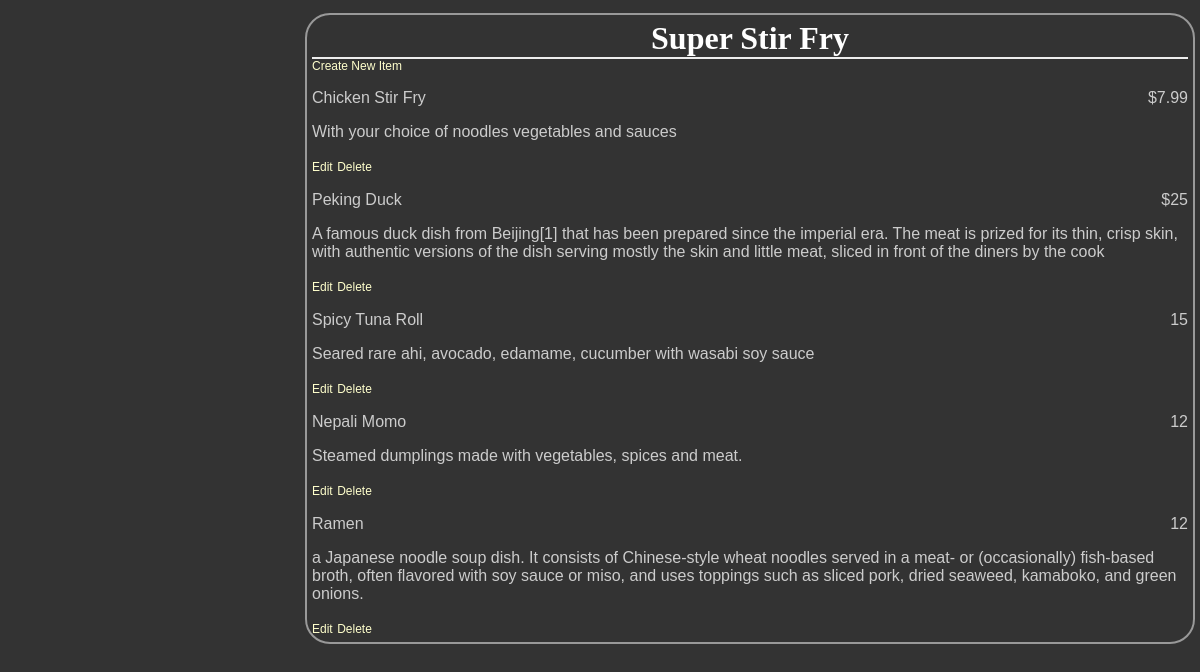
Page /restaurants/2/menu on the committed database.
### database_setup.py (models this page shows)
class Restaurant(Base):
    __tablename__ = 'restaurant'
    id = Column(
        Integer,
        primary_key = True
    )
    name = Column(
        String(80),
        nullable = False
    )

class MenuItem(Base):
    __tablename__ = 'menu_item'
    id = Column(
        Integer,
        primary_key = True
    )
    name = Column(
        String(80),
        nullable = False
    )
    course = Column(String(250))
    description = Column(String(250))
    price = Column(String(8))
    restaurant_id = Column(
        Integer,
        ForeignKey('restaurant.id')
    )
    restaurant = relationship(Restaurant)

### project.py (the view)
@app.route('/restaurants/<int:restaurant_id>/menu')
def restaurantMenu(restaurant_id):
    restaurant = session.query(Restaurant).filter_by(id=restaurant_id).one()
    items = session.query(MenuItem).filter_by(restaurant_id=restaurant_id)
    return render_template(
        'menu.html', restaurant=restaurant, items=items)

### templates/menu.html (shortened to what this page needs)
<html>
	<head>
		<link rel=stylesheet type=text/css href="{{ url_for('static', filename='styles.css') }}">
	</head>
	<body>
		<div class = 'pane'>
			<div class = 'header'>
				<h1>{{ restaurant.name }}</h1>
			</div>
			<a href = '{{url_for('newMenuItem', restaurant_id = restaurant.id) }}'>Create New Item</a>
		{% for i in items %}
    		<div class = 'nameAndPrice'>
				<span class = 'name'><p>{{i.name}}</p></span>
				<span class = 'price'>
					<p>{{i.price}} </p>
				</span>
			</div>
		<div class = 'description'>
			<p>{{i.description}}</p>
		</div>
	<div class = "editdeletepane">
	<a href='{{url_for('editMenuItem',restaurant_id = restaurant.id, menu_id=i.id)}}' >Edit</a>
	<a href='{{url_for('deleteMenuItem', restaurant_id = restaurant.id, menu_id=i.id)}}' >
	Delete</a>
	</div>
		{% endfor %}
</div>
	</body>
</html>

### static/styles.css (style rules this page uses)
body { font-family: sans-serif; background-color: #333333 }
h1, h2, h3, h4 { color: #ffffff; }
h1, h2 { font-family: 'georgia', serif; margin: 0; }
h1 { border-bottom: 2px solid #eee; }
p, dd, dt { color: #cccccc; }
a { text-decoration: none; color: #ffffcc; font-size: .75em; }
.pane { position: absolute; left: 25%; border: 2px solid; border-radius: 25px; padding: 5px; margin: 5px; border-color: #999999; background-color: #333333 }
.header { left: 50%; text-align: center; }
.name { width: 50%; display: inline-block; float: left; }
.price { text-align: right; width: 50%; float: right; }

### rows in the picture
Restaurant: name "Super Stir Fry"
MenuItem: name "Chicken Stir Fry", price "$7.99", description "With your choice of noodles vegetables and sauces"
MenuItem: name "Peking Duck", price "$25", description "A famous duck dish from Beijing[1] that has been prepared since the imperial era. The meat is prized for its thin, crisp skin, with authentic versions of the dish serving mostly the skin and little meat, sliced in front of the diners by the cook"
MenuItem: name "Spicy Tuna Roll", price "15", description "Seared rare ahi, avocado, edamame, cucumber with wasabi soy sauce"
MenuItem: name "Nepali Momo", price "12", description "Steamed dumplings made with vegetables, spices and meat."
MenuItem: name "Ramen", price "12", description "a Japanese noodle soup dish. It consists of Chinese-style wheat noodles served in a meat- or (occasionally) fish-based broth, often flavored with soy sauce or miso, and uses toppings such as sliced pork, dried seaweed, kamaboko, and green onions."
